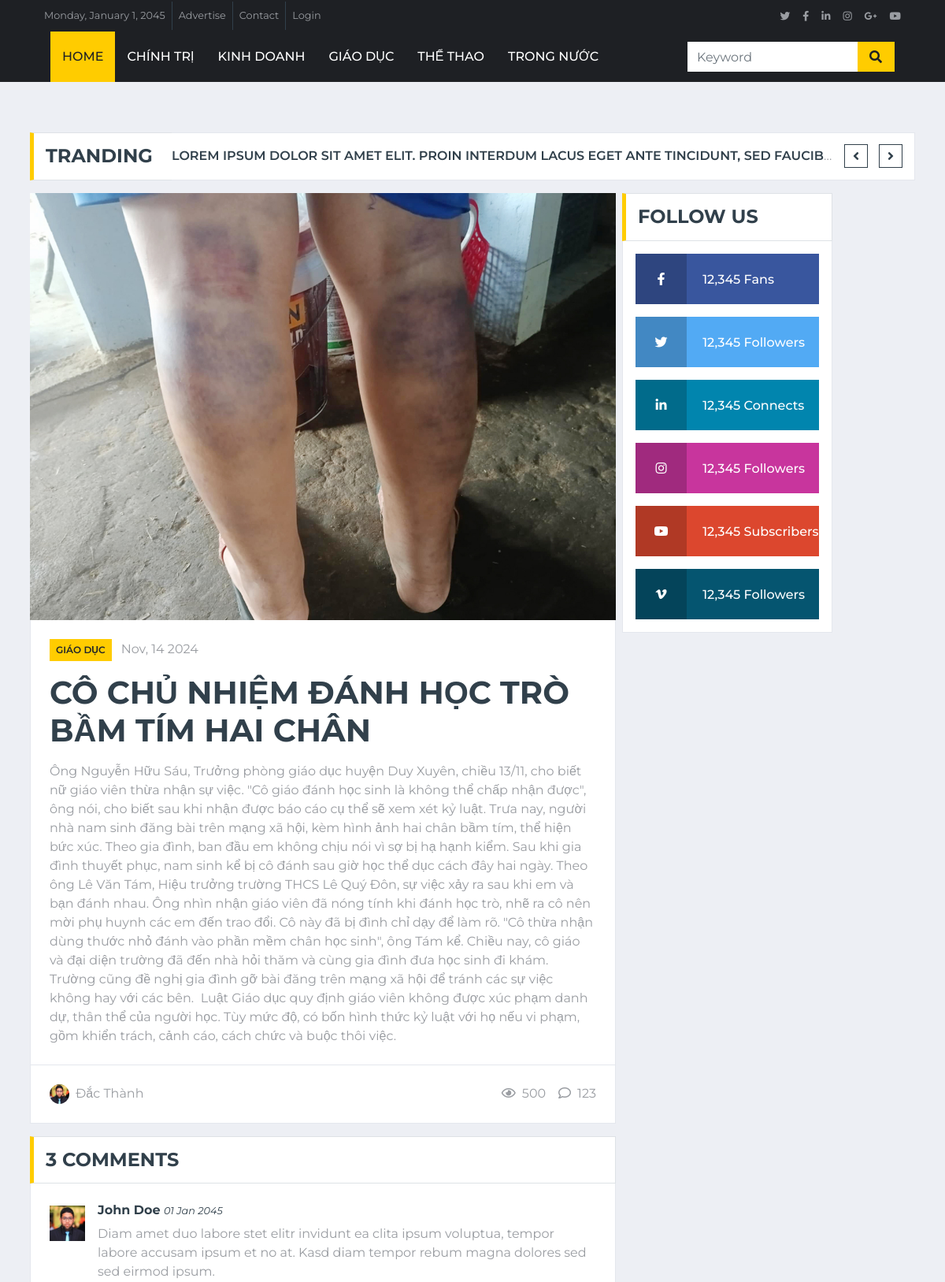
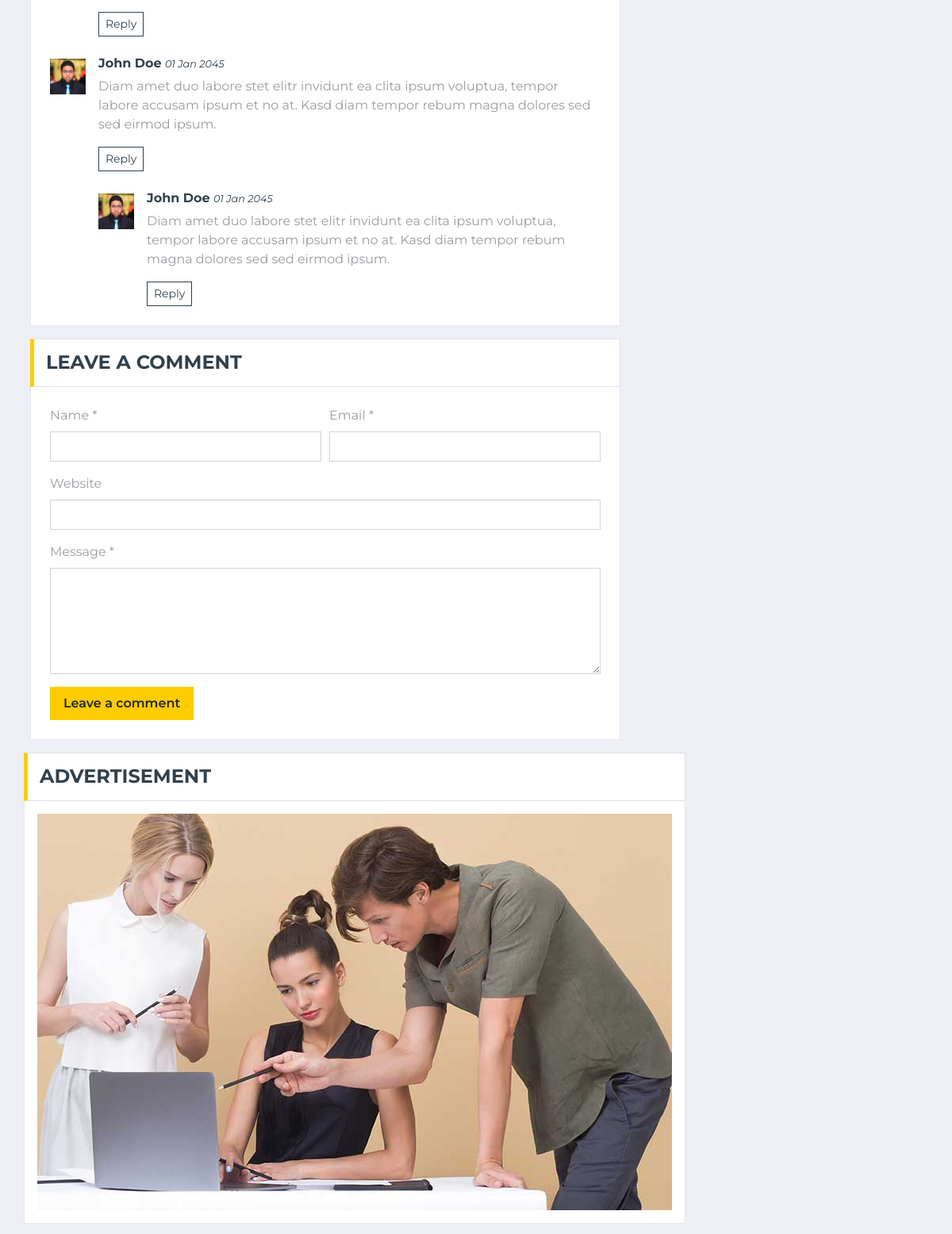
The page /single.php?id=9 (upper part) on the database its author committed (2 pictures, top to bottom).
### tables this page shows
CREATE TABLE `categories` (
  `id` int(11) NOT NULL,
  `name` varchar(255) NOT NULL,
  `slug` varchar(255) NOT NULL,
  `parent` int(11) NOT NULL DEFAULT 0
);

CREATE TABLE `items` (
  `id` int(11) NOT NULL,
  `title` varchar(255) NOT NULL,
  `excerpt` varchar(255) NOT NULL,
  `content` text NOT NULL,
  `image` varchar(255) NOT NULL,
  `category` int(11) NOT NULL,
  `featured` int(11) NOT NULL,
  `views` int(11) NOT NULL,
  `created_at` timestamp NOT NULL DEFAULT current_timestamp(),
  `updated_at` timestamp NOT NULL DEFAULT current_timestamp(),
  `author` varchar(255) NOT NULL
);

### models/db.php (called while the page is built)
<?php
class Db
{
    public static $connection;
    public function __construct()
    {
        if (!self::$connection) {
            self::$connection = new mysqli(DB_HOST, DB_USER, DB_PASSWORD, DB_NAME, PORT);
            self::$connection->set_charset(DB_CHARSET);
        }
        return self::$connection;
    }
}

### models/category.php (called while the page is built, shortened)
<?php
class Category extends Db{
    public function getAllCates(){
        $sql = self::$connection->prepare("SELECT * FROM `categories`");
        $sql->execute();
        $items = $sql->get_result()->fetch_all(MYSQLI_ASSOC);
        return $items;
    }
}

### models/item.php (called while the page is built, shortened)
<?php
class Item extends Db
{
    public function getItemById($id)
    {
        $sql = self::$connection->prepare("SELECT * FROM items WHERE id = ?");
        $sql->bind_param("i", $id);
        $sql->execute();
        $items = $sql->get_result()->fetch_all(MYSQLI_ASSOC);
        return $items;
    }
    public function getCatNameById($category)
    {
        $sql = self::$connection->prepare("SELECT categories.name FROM items,categories
        WHERE items.category = categories.id
        AND category = ?");
        $sql->bind_param("i", $category);
        $sql->execute();
        $items = $sql->get_result()->fetch_all(MYSQLI_ASSOC);
        return $items;
    }
}

### single.php (the view)
<?php
include "header.php";
?>
<div class="container-fluid mt-5 mb-3 pt-3">
    <div class="container">
        <div class="row align-items-center">
            <div class="col-12">
                <div class="d-flex justify-content-between">
                    <div class="section-title border-right-0 mb-0" style="width: 180px;">
                        <h4 class="m-0 text-uppercase font-weight-bold">Tranding</h4>
                    </div>
                    <div class="owl-carousel tranding-carousel position-relative d-inline-flex align-items-center bg-white border border-left-0"
                        style="width: calc(100% - 180px); padding-right: 100px;">
                        <div class="text-truncate"><a class="text-secondary text-uppercase font-weight-semi-bold" href="">Lorem ipsum dolor sit amet elit. Proin interdum lacus eget ante tincidunt, sed faucibus nisl sodales</a></div>
                        <div class="text-truncate"><a class="text-secondary text-uppercase font-weight-semi-bold" href="">Lorem ipsum dolor sit amet elit. Proin interdum lacus eget ante tincidunt, sed faucibus nisl sodales</a></div>
                    </div>
                </div>
            </div>
        </div>
    </div>
</div>
<div class="container-fluid">
    <div class="container">
        <div class="row">
            <div class="col-lg-8">
                <?php
                if (isset($_GET['id'])) {
                    $id = $_GET['id'];
                } else {
                    header('location:index.php');
                }
                $getItemById = $item->getItemById($id);
                foreach ($getItemById as $value):
                ?>
                    <div class="position-relative mb-3">
                        <img class="img-fluid w-100" src="img/<?php echo $value['image'] ?>" style="object-fit: cover;">
                        <div class="bg-white border border-top-0 p-4">
                            <div class="mb-3">
                                <a class="badge badge-primary text-uppercase font-weight-semi-bold p-2 mr-2"
                                    href=""><?php echo $item->getCatNameById($value['category'])[0]['name']; ?></a>
                                <a class="text-body" href=""><?php echo date_format(date_create_from_format("Y-m-d H:i:s", $value['created_at']), "M, d Y"); ?></a>
                            </div>
                            <h1 class="mb-3 text-secondary text-uppercase font-weight-bold"><?php echo $value['title'] ?></h1>
                            <div class="position-relative"><?php echo $value['content'] ?></div>
                        </div>
                        <div class="d-flex justify-content-between bg-white border border-top-0 p-4">
                            <div class="d-flex align-items-center">
                                <img class="rounded-circle mr-2" src="img/user.jpg" width="25" height="25" alt="">
                                <span><?php echo $value['author']; ?></span>
                            </div>
                            <div class="d-flex align-items-center">
                                <span class="ml-3"><i class="far fa-eye mr-2"></i><?php echo $value['views']; ?></span>
                                <span class="ml-3"><i class="far fa-comment mr-2"></i>123</span>
                            </div>
                        </div>
                    </div>
                <?php endforeach ?>
                <div class="mb-3 ">
                    <div class="section-title mb-0">
                        <h4 class="m-0 text-uppercase font-weight-bold">3 Comments</h4>
                    </div>
                    <div class="bg-white border border-top-0 p-4">
                        <div class="media mb-4">
                            <img src="img/user.jpg" alt="Image" class="img-fluid mr-3 mt-1" style="width: 45px;">
                            <div class="media-body">
                                <h6><a class="text-secondary font-weight-bold" href="">John Doe</a> <small><i>01 Jan 2045</i></small></h6>
                                <p>Diam amet duo labore stet elitr invidunt ea clita ipsum voluptua, tempor labore
                                    accusam ipsum et no at. Kasd diam tempor rebum magna dolores sed sed eirmod ipsum.</p>
                                <button class="btn btn-sm btn-outline-secondary">Reply</button>
                            </div>
                        </div>
                        <div class="media">
                            <img src="img/user.jpg" alt="Image" class="img-fluid mr-3 mt-1" style="width: 45px;">
                            <div class="media-body">
                                <h6><a class="text-secondary font-weight-bold" href="">John Doe</a> <small><i>01 Jan 2045</i></small></h6>
                                <p>Diam amet duo labore stet elitr invidunt ea clita ipsum voluptua, tempor labore
                                    accusam ipsum et no at. Kasd diam tempor rebum magna dolores sed sed eirmod ipsum.</p>
                                <button class="btn btn-sm btn-outline-secondary">Reply</button>
                                <div class="media mt-4">
                                    <img src="img/user.jpg" alt="Image" class="img-fluid mr-3 mt-1"
                                        style="width: 45px;">
                                    <div class="media-body">
                                        <h6><a class="text-secondary font-weight-bold" href="">John Doe</a> <small><i>01 Jan 2045</i></small></h6>
                                        <p>Diam amet duo labore stet elitr invidunt ea clita ipsum voluptua, tempor
                                            labore accusam ipsum et no at. Kasd diam tempor rebum magna dolores sed sed
                                            eirmod ipsum.</p>
                                        <button class="btn btn-sm btn-outline-secondary">Reply</button>
                                    </div>
                                </div>
                            </div>
                        </div>
                    </div>
                </div>
                <div class="mb-3">
                    <div class="section-title mb-0">
                        <h4 class="m-0 text-uppercase font-weight-bold">Leave a comment</h4>
                    </div>
                    <div class="bg-white border border-top-0 p-4">
                        <form>
                            <div class="form-row">
                                <div class="col-sm-6">
                                    <div class="form-group">
                                        <label for="name">Name *</label>
                                        <input type="text" class="form-control" id="name">
                                    </div>
                                </div>
                                <div class="col-sm-6">
                                    <div class="form-group">
                                        <label for="email">Email *</label>
                                        <input type="email" class="form-control" id="email">
                                    </div>
                                </div>
                            </div>
                            <div class="form-group">
                                <label for="website">Website</label>
                                <input type="url" class="form-control" id="website">
                            </div>
                            <div class="form-group">
                                <label for="message">Message *</label>
                                <textarea id="message" cols="30" rows="5" class="form-control"></textarea>
                            </div>
                            <div class="form-group mb-0">
                                <input type="submit" value="Leave a comment"
                                    class="btn btn-primary font-weight-semi-bold py-2 px-3">
                            </div>
                        </form>
                    </div>
                </div>
            </div>
            <?php
            include "social-sidebar.php"
            ?>
        </div>
    </div>
</div>
<?php
include "footer.php";
?>

### header.php (shortened to what this page needs)
<?php
require "models/db.php";
require "models/category.php";
require "models/item.php";
$item = new Item;
$category = new Category;
$getAllCates = $category->getAllCates();
?>
<!DOCTYPE html>
<html lang="en">
<head>
    <link href="https://cdnjs.cloudflare.com/ajax/libs/font-awesome/5.15.0/css/all.min.css" rel="stylesheet">
    <link href="lib/owlcarousel/assets/owl.carousel.min.css" rel="stylesheet">
    <link href="css/style.css" rel="stylesheet">
</head>
<body>
    <div class="container-fluid d-none d-lg-block">
        <div class="row align-items-center bg-dark px-lg-5">
            <div class="col-lg-9">
                <nav class="navbar navbar-expand-sm bg-dark p-0">
                    <ul class="navbar-nav ml-n2">
                        <li class="nav-item border-right border-secondary">
                            <a class="nav-link text-body small" href="#">Monday, January 1, 2045</a>
                        </li>
                        <li class="nav-item border-right border-secondary">
                            <a class="nav-link text-body small" href="#">Advertise</a>
                        </li>
                        <li class="nav-item border-right border-secondary">
                            <a class="nav-link text-body small" href="#">Contact</a>
                        </li>
                        <li class="nav-item">
                            <a class="nav-link text-body small" href="#">Login</a>
                        </li>
                    </ul>
                </nav>
            </div>
            <div class="col-lg-3 text-right d-none d-md-block">
                <nav class="navbar navbar-expand-sm bg-dark p-0">
                    <ul class="navbar-nav ml-auto mr-n2">
                        <li class="nav-item">
                            <a class="nav-link text-body" href="#"><small class="fab fa-twitter"></small></a>
                        </li>
                        <li class="nav-item">
                            <a class="nav-link text-body" href="#"><small class="fab fa-facebook-f"></small></a>
                        </li>
                        <li class="nav-item">
                            <a class="nav-link text-body" href="#"><small class="fab fa-linkedin-in"></small></a>
                        </li>
                        <li class="nav-item">
                            <a class="nav-link text-body" href="#"><small class="fab fa-instagram"></small></a>
                        </li>
                        <li class="nav-item">
                            <a class="nav-link text-body" href="#"><small class="fab fa-google-plus-g"></small></a>
                        </li>
                        <li class="nav-item">
                            <a class="nav-link text-body" href="#"><small class="fab fa-youtube"></small></a>
                        </li>
                    </ul>
                </nav>
            </div>
        </div>
    </div>
    <div class="container-fluid p-0">
        <nav class="navbar navbar-expand-lg bg-dark navbar-dark py-2 py-lg-0 px-lg-5">
            <div class="collapse navbar-collapse justify-content-between px-0 px-lg-3" id="navbarCollapse">
                <div class="navbar-nav mr-auto py-0">
                    <a href="index.php" class="nav-item nav-link active">Home</a>
                    <?php
                    foreach($getAllCates as $value):
                    ?>
                    <a href="archive.php?cate-id=<?php echo $value['id'] ?>" class="nav-item nav-link"><?php echo $value['name'] ?></a>
                   <?php endforeach; ?>
                </div>
                <form action="result.php" method="get">
                    <div class="input-group ml-auto d-none d-lg-flex" style="width: 100%; max-width: 300px;">
                        <input name="keyword" type="text" class="form-control border-0" placeholder="Keyword">
                        <div class="input-group-append">
                            <button type="submit" class="input-group-text bg-primary text-dark border-0 px-3">
                                <i class="fa fa-search"></i>
                            </button>
                        </div>
                    </div>
                </form>
            </div>
        </nav>
    </div>

### rows shown on the page
categories: name "CHÍNH TRỊ"
categories: name "KINH DOANH"
categories: name "GIÁO DỤC"
categories: name "THỂ THAO"
categories: name "TRONG NƯỚC"
items: image (picture), category.name "GIÁO DỤC", created_at "Nov, 14 2024", title "CÔ CHỦ NHIỆM ĐÁNH HỌC TRÒ BẦM TÍM HAI CHÂN", content "Ông Nguyễn Hữu Sáu, Trưởng phòng giáo dục huyện Duy Xuyên, chiều 13/11, cho biết nữ giáo viên thừa nhận sự việc. \"Cô giáo đánh học sinh là không thể chấp nhận được\", ông nói, cho biết sau khi nhận được báo cáo cụ thể sẽ xem xét kỷ luật. Trưa nay, người nhà nam sinh đăng bài trên mạng xã hội, kèm hình ảnh hai chân bầm tím, thể hiện bức xúc. Theo gia đình, ban đầu em không chịu nói vì sợ bị hạ hạnh kiểm. Sau khi gia đình thuyết phục, nam sinh kể bị cô đánh sau giờ học thể dục cách đây hai ngày. Theo ông Lê Văn Tám, Hiệu trưởng trường THCS Lê Quý Đôn, sự việc xảy ra sau khi em và bạn đánh nhau. Ông nhìn nhận giáo viên đã nóng tính khi đánh học trò, nhẽ ra cô nên mời phụ huynh các em đến trao…", author "Đắc Thành", views "500"
